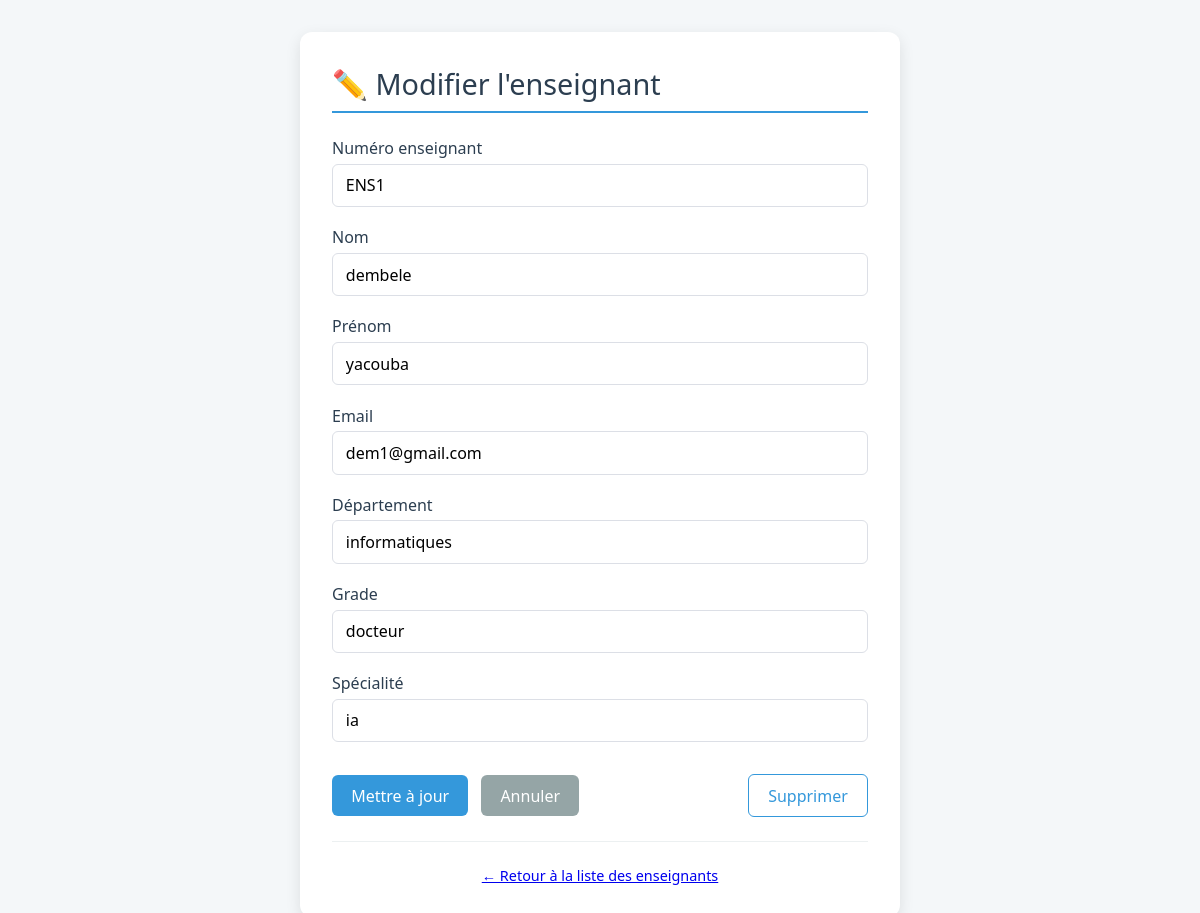
The page /university/enseignants/1/modifier/ on the database its author committed.
### university/models.py (models this page shows, shortened)
class Enseignant(models.Model):
    idens = models.AutoField(primary_key=True)
    numens = models.CharField(max_length=20, unique=True)
    nom = models.CharField(max_length=50)
    prenom = models.CharField(max_length=50)
    email = models.EmailField(unique=True)
    departement = models.CharField(max_length=50)
    grade = models.CharField(max_length=30)
    specialite = models.CharField(max_length=100)

### university/views.py (the view)
# urls.py: path('enseignants/<int:pk>/modifier/', views.EnseignantUpdateView.as_view(), name='enseignant_update'),
class EnseignantUpdateView(UpdateView):
    model = Enseignant
    form_class = EnseignantForm
    template_name = 'university/enseignants_form.html'
    success_url = reverse_lazy('university:enseignant_list')

### university/forms.py (shortened to what this page needs)
class EnseignantForm(forms.ModelForm):
    class Meta:
        model = Enseignant
        fields = '__all__'  # ou une liste explicite
        labels = {
            'numens': 'Numéro enseignant',
            'nom': 'Nom',
            'prenom': 'Prénom',
            'email': 'Email',
            'departement': 'Département',
            'grade': 'Grade',
            'specialite': 'Spécialité',
        }
        widgets = {
            'email': forms.EmailInput(attrs={'placeholder': 'ex: jean.dupont@univ.fr'}),
        }

### university/templates/university/enseignants_form.html (shortened to what this page needs)
<!DOCTYPE html>
<html lang="fr">
<head>
</head>
<body>
    <div class="container">
        <h1>{% if object %}✏️ Modifier l'enseignant{% else %}➕ Ajouter un enseignant{% endif %}</h1>
        <form method="post" novalidate>
            {% for field in form %}
                <div class="form-group">
                    <label for="{{ field.id_for_label }}">{{ field.label }}</label>
                    {{ field }}
                </div>
            {% endfor %}
            <div class="form-actions">
                <button type="submit" class="btn btn-primary">
                    {% if object %}Mettre à jour{% else %}Enregistrer{% endif %}
                </button>
                <a href="{% url 'university:enseignant_list' %}" class="btn btn-secondary">Annuler</a>
                {% if object %}
                    <a href="{% url 'university:enseignant_delete' object.pk %}" class="btn btn-link" style="margin-left: auto;">Supprimer</a>
                {% endif %}
            </div>
        </form>
        <hr>
        <footer>
            <p><a href="{% url 'university:enseignant_list' %}">← Retour à la liste des enseignants</a></p>
        </footer>
    </div>
</body>
</html>

### university/templates/university/enseignants_form.html (style rules this page uses)
* { box-sizing: border-box; margin: 0; font-family: 'Segoe UI', Tahoma, Geneva, Verdana, sans-serif; }
body { background: #f4f7f9; padding: 2rem 1rem; display: flex; flex-direction: column; align-items: center; min-height: 100vh; }
.container { max-width: 600px; width: 100%; background: white; border-radius: 12px; box-shadow: 0 5px 15px rgba(0,0,0,0.1); padding: 2rem; }
h1 { margin-bottom: 1.5rem; color: #2c3e50; font-weight: 500; border-bottom: 2px solid #3498db; padding-bottom: 0.5rem; font-size: 1.8rem; }
.form-group { margin-bottom: 1.2rem; }
label { display: block; margin-bottom: 0.3rem; font-weight: 500; color: #2c3e50; }
input, textarea, select { width: 100%; padding: 0.6rem 0.8rem; border: 1px solid #dcdfe6; border-radius: 6px; font-size: 1rem; transition: border 0.2s; }
.form-actions { display: flex; gap: 0.8rem; align-items: center; margin-top: 2rem; flex-wrap: wrap; }
.btn { display: inline-block; padding: 0.6rem 1.2rem; border: none; border-radius: 6px; font-size: 1rem; cursor: pointer; text-decoration: none; text-align: center; transition: background 0.2s; }
.btn-primary { background-color: #3498db; color: white; }
.btn-secondary { background-color: #95a5a6; color: white; }
.btn-link { background: none; color: #3498db; border: 1px solid #3498db; }
hr { border: none; border-top: 1px solid #ecf0f1; margin: 1.5rem 0; }
footer { text-align: center; color: #95a5a6; font-size: 0.9rem; margin-top: 1rem; }

### rows shown on the page
Enseignant: form "ENS1" "dembele" "yacouba" "dem1@gmail.com" "informatiques" "docteur" "ia"

### other values the page prints
{{ field.label }} "Numéro enseignant" "Nom" "Prénom" "Email" "Département" "Grade" "Spécialité"
